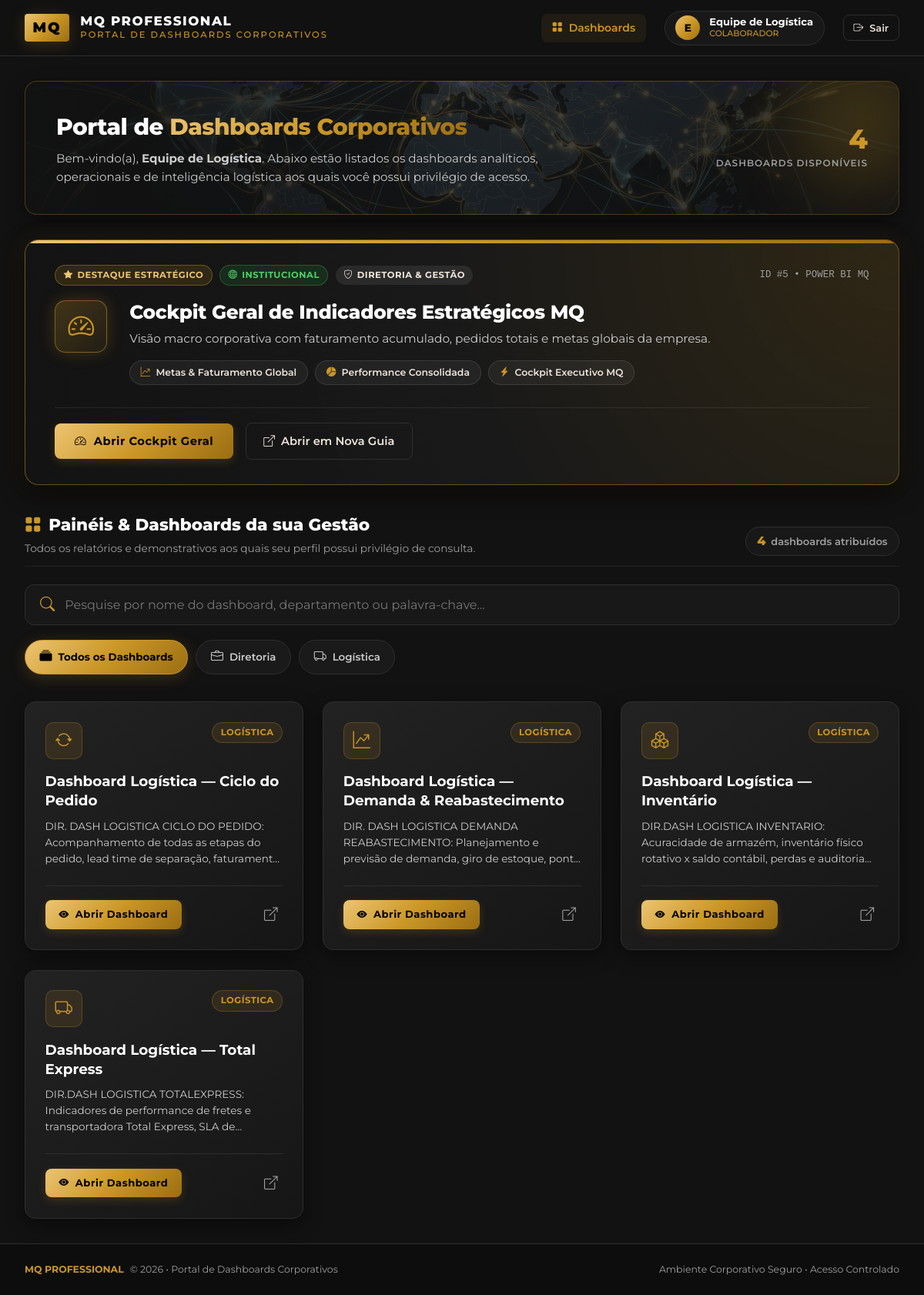
The page /portal (signed in) on the database as committed earlier.
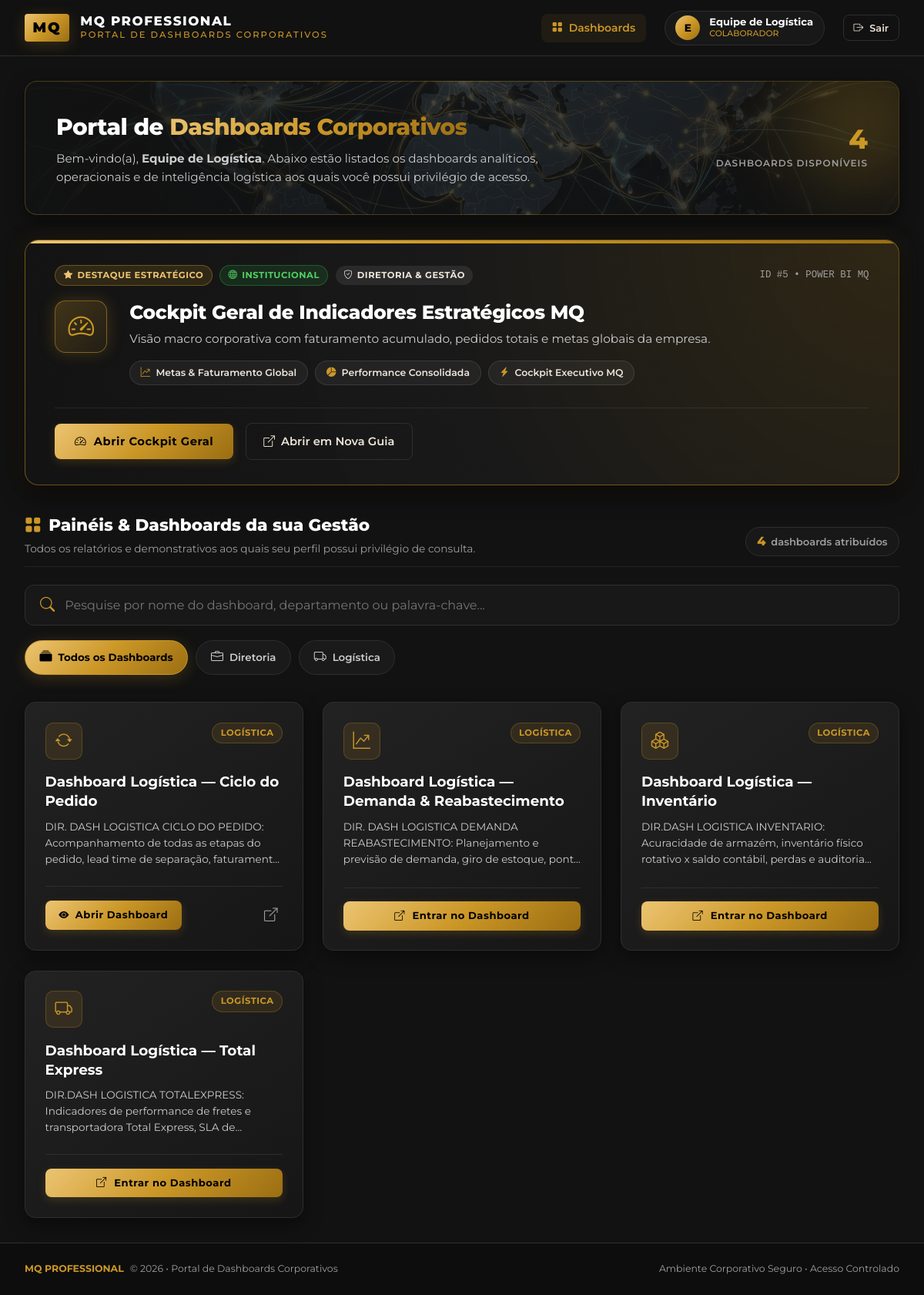
The same page on the database as committed later.
### tables this page shows
CREATE TABLE reports (
        id INTEGER PRIMARY KEY AUTOINCREMENT,
        title TEXT NOT NULL,
        description TEXT,
        department_id INTEGER NOT NULL,
        embed_url TEXT NOT NULL,
        icon TEXT DEFAULT 'bi-bar-chart-line',
        is_public INTEGER DEFAULT 0, -- 1 se visível para todos os usuários logados
        display_order INTEGER DEFAULT 0,
        active INTEGER DEFAULT 1,
        created_at DATETIME DEFAULT CURRENT_TIMESTAMP,
        FOREIGN KEY (department_id) REFERENCES departments (id) ON DELETE CASCADE
    );

### app.py (the view)
@app.route('/portal')
@login_required
def portal():
    user_id = session['user_id']
    is_admin = session.get('role') == 'admin'
    selected_dept = request.args.get('dept', 'todos')
    accessible_departments = get_user_accessible_departments(user_id, is_admin)
    all_user_reports = get_reports_for_user(user_id, is_admin, 'todos')
    featured_report = None
    for r in all_user_reports:
        if r['id'] == 5 or 'Cockpit Geral' in r['title']:
            featured_report = r
            break
    raw_reports = get_reports_for_user(user_id, is_admin, selected_dept)
    reports = [r for r in raw_reports if not (featured_report and r['id'] == featured_report['id'])]
    return render_template(
        'index.html',
        reports=reports,
        featured_report=featured_report,
        departments=accessible_departments,
        selected_dept=selected_dept,
        total_reports=len(reports)
    )

### app.py (called while the page is built)
def login_required(f):
    @wraps(f)
    def decorated_function(*args, **kwargs):
        if 'user_id' not in session:
            flash('Por favor, faça login para acessar a Intranet.', 'warning')
            return redirect(url_for('login', next=request.url))
        return f(*args, **kwargs)
    return decorated_function

def resolve_embed_url(url):
    if not url:
        return ''
    try:
        host = request.host.split(':')[0]
        if host not in ('localhost', '127.0.0.1'):
            return url.replace('localhost:', f'{host}:').replace('127.0.0.1:', f'{host}:')
    except Exception:
        pass
    return url

@app.context_processor
def inject_globals():
    return {
        'current_user': {
            'id': session.get('user_id'),
            'username': session.get('username'),
            'name': session.get('name'),
            'role': session.get('role'),
            'is_admin': session.get('role') == 'admin'
        } if 'user_id' in session else None,
        'resolve_url': resolve_embed_url
    }

### database.py (called while the page is built)
def get_db():
    conn = sqlite3.connect(Config.DATABASE)
    conn.row_factory = sqlite3.Row
    conn.execute("PRAGMA foreign_keys = ON;")
    return conn

### templates/index.html (shortened to what the changed rows need)
{% extends "base.html" %}
{% block extra_css %}
<link rel="stylesheet" href="{{ url_for('static', filename='css/portal.css') }}">
{% endblock %}
{% block content %}
<section class="portal-hero">
    <div style="max-width: 680px; z-index: 2;">
        <h1 class="portal-hero-title">Portal de <span>Dashboards Corporativos</span></h1>
    </div>
</section>
{% if featured_report %}
<section class="portal-spotlight-section">
    <div class="spotlight-card">
        <div class="spotlight-body">
            <div class="spotlight-info-col">
                <h2 class="spotlight-title">{{ featured_report.title }}</h2>
            </div>
        </div>
    </div>
</section>
{% endif %}
<div class="portal-section-title-wrap">
    <div>
        <h2 class="portal-section-heading">
            <i class="bi bi-grid-fill" style="color: var(--mq-gold);"></i>
            {% if selected_dept != 'todos' %}
                Dashboards — {{ selected_dept | upper }}
            {% else %}
                Painéis & Dashboards da sua Gestão
            {% endif %}
        </h2>
    </div>
</div>
<section class="reports-grid" id="reportsGrid">
    {% for report in reports %}
    <article class="report-card {% if featured_report and report.id == featured_report.id %}report-card-featured{% endif %}"
             data-title="{{ report.title | lower }}"
             data-desc="{{ report.description | lower }}"
             data-dept="{{ report.department_name | lower }}">
        <div>
            <div class="report-card-top">
                <div class="report-icon-box">
                    <i class="bi {{ report.icon }}"></i>
                </div>
                <div>
                    {% if report.is_public %}
                    <span class="mq-badge mq-badge-public">
                        <i class="bi bi-globe"></i> Institucional
                    </span>
                    {% else %}
                    <span class="mq-badge" style="background: rgba(203, 151, 39, 0.12); color: {{ report.department_color }}; border: 1px solid {{ report.department_color }}44;">
                        {{ report.department_name }}
                    </span>
                    {% endif %}
                </div>
            </div>
            <h2 class="report-title">{{ report.title }}</h2>
            <p class="report-desc">{{ report.description or 'Relatório analítico e operacional de inteligência de negócios MQ Professional.' }}</p>
        </div>
        <div class="report-card-footer">
            {% if 'reportembed' in report.embed_url.lower() and not report.embed_url.startswith('http://localhost') and not report.embed_url.startswith('http://10.') %}
            <a href="{{ resolve_url(report.embed_url) }}" target="_blank" rel="noopener noreferrer" class="btn-mq-gold" style="padding: 0.55rem 1.1rem; font-size: 0.82rem; width: 100%; justify-content: center; gap: 0.6rem;">
                <i class="bi bi-box-arrow-up-right"></i> Entrar no Dashboard
            </a>
            {% else %}
            <a href="{{ url_for('view_report', report_id=report.id) }}" class="btn-mq-gold" style="padding: 0.55rem 1.1rem; font-size: 0.82rem;">
                <i class="bi bi-eye-fill"></i> Abrir Dashboard
            </a>
            <a href="{{ resolve_url(report.embed_url) }}" target="_blank" rel="noopener noreferrer" class="report-external-link" title="Abrir diretamente em nova guia">
                <i class="bi bi-box-arrow-up-right"></i>
            </a>
            {% endif %}
        </div>
    </article>
    {% endfor %}
</section>
{% endblock %}

Rows that differ between the two databases and show on the page:
changed reports "Dashboard Logística — Demanda & Reabastecimento": embed_url "Abrir Dashboard" → "Entrar no Dashboard"
changed reports "Dashboard Logística — Inventário": embed_url "Abrir Dashboard" → "Entrar no Dashboard"
changed reports "Dashboard Logística — Total Express": embed_url "Abrir Dashboard" → "Entrar no Dashboard"
